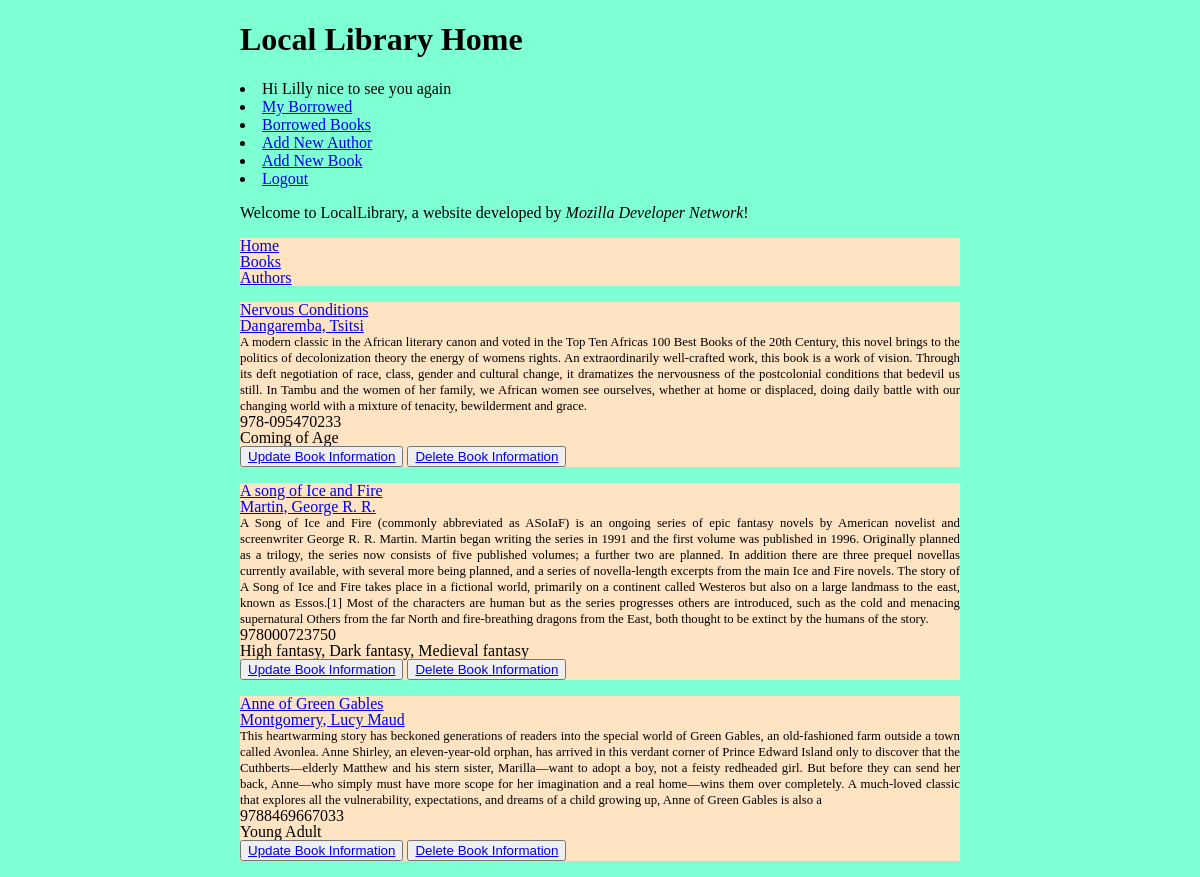
The app's page /catalog/books/ (signed in), older data.
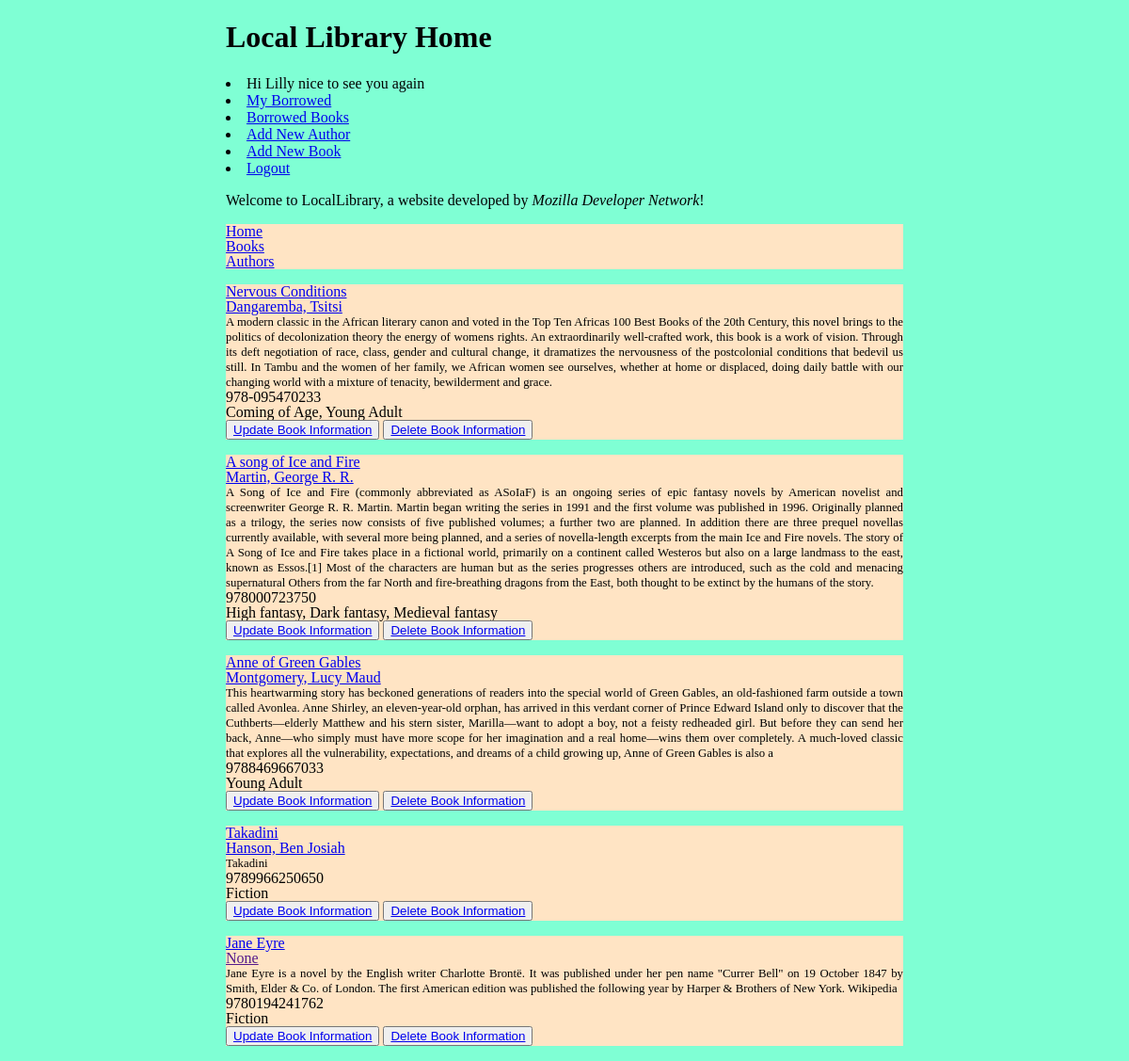
The same page, newer data.
### catalog/models.py (models this page shows, shortened)
class Book(models.Model):
    title = models.CharField(max_length=200)
    author = models.ForeignKey('Author', on_delete=models.SET_NULL, null=True)
    summary = models.TextField(max_length=1000, help_text='Enter a brief description of the book')
    isbn = models.CharField('ISBN', max_length=13, unique=True,
                             help_text='13 Character <a href="https://www.isbn-international.org/content/what-isbn">ISBN number</a>')
    genre = models.ManyToManyField(Genre, help_text='Select a genre for this book')
    def get_absolute_url(self):
        return reverse('book-detail', args=[str(self.id)])
    def display_genre(self):
       return ', '.join(genre.name for genre in self.genre.all()[:3])
    display_genre.short_description = 'Genre'

class Author(models.Model):
    first_name = models.CharField(max_length=100)
    last_name = models.CharField(max_length=100)
    date_of_birth = models.DateField(null=True, blank=True)
    date_of_death = models.DateField('Died', null=True, blank=True)
    class Meta:
        ordering = ['last_name']
    def get_absolute_url(self):
        return reverse('author-detail', args=[str(self.id)])
    def __str__(self):
        return f'{self.last_name}, {self.first_name}'

class Genre(models.Model):
    name = models.CharField(max_length=200, help_text='Enter a book genre (e.g. Science Fiction)')
    def __str__(self):
     return self.name

### catalog/views.py (the view)
# urls.py: path('books/',views.BookList.as_view(),name='books'),
class BookList(LoginRequiredMixin,ListView):
    model=models.Book
    context_object_name='book_list'
    queryset=models.Book.objects.all()[:10]
    template_name='books.html'
    paginate_by = 5
    def get_context_data(self, **kwargs):
        context = super(BookList,self).get_context_data(**kwargs)
        context['some_data']= 'This is just some data'
        return context

### catalog/templates/books.html (shortened to what this page needs)
{% extends 'base.html' %}
{% block content%}
{% for book in book_list %}
<ul>
    <li class="book-title"> <a href="{{ book.get_absolute_url }}">{{ book.title }}</a> </li>
    <li class="book-author">  <a href="{{ book.author.get_absolute_url }}"> {{ book.author }}</a></li>
    <li class="book-summary">{{ book.summary }}</li>
    <li class="book-isbn">{{ book.isbn }}</li>
    <li class="book-genre">{{ book.genre.all|join:", " }}</li>
    <button><a href="{% url 'book-update' book.pk %}">Update Book Information</a></button>
    <button><a href="{% url 'book-delete' book.pk %}">Delete Book Information</a></button>
</ul>
{% empty %}
    <p>There are no books in the library.</p>
{% endfor %}
{% endblock %}

### catalog/templates/base.html (shortened to what this page needs)
<!DOCTYPE html>
<html lang="en">
<head>
    {% load static %}
  <link rel="stylesheet" href="{% static 'css/style.css'%}">
</head>
<body>
  <h1>Local Library Home</h1>
  <div>
    {% if user.is_authenticated %}
     <li>Hi {{ user.get_username }} nice to see you again</li>
     <li><a href="{% url 'my-borrowed' %}">My Borrowed</a></li>
     <li><a href="{% url 'borrowed-books' %}">Borrowed Books</a></li>
     <li><a href="{% url 'author-create' %}">Add New Author</a></li>
     <li><a href="{% url 'book-create' %}">Add New Book</a></li>
     <li><a href="{% url 'logout' %}?next={{ request.path }}">Logout</a></li>
   {% else %}
     <li><a href="{% url 'login' %}?next={{ request.path }}">Login</a></li>
   {% endif %}
  </div>
  <p>Welcome to LocalLibrary, a website developed by <em>Mozilla Developer Network</em>!</p>
  <ul>
    <li><a href="{% url 'home' %}"> Home</a></li>
    <li><a href="{% url 'books' %}">Books</a></li>
    <li><a href="{% url 'authors' %}">Authors</a></li>
  </ul>
  {% block content %}{% endblock %}
</body>
</html>

### catalog/static/css/style.css (style rules this page uses)
body { background-color: aquamarine; margin: 0 auto; width: 60% }
ul { list-style: none; padding: 0; line-height: 1rem; background-color: bisque; }
.book-title { line-height: 1rem; font-weight: 400; }
.book-summary { line-height: 1rem; text-align: justify; font-size: 0.8rem; }

Row changes from the older to the newer data that the page shows:
computed for Book "Nervous Conditions": genre.all "Coming of Age" → "Coming of Age, Young Adult"
added Book: title "Takadini", author "Hanson, Ben Josiah", summary "Takadini", isbn "9789966250650", genre.all "Fiction"
added Book: title "Jane Eyre", author "None", summary "Jane Eyre is a novel by the English writer Charlotte Brontë. It was published under her pen name \"Currer Bell\" on 19 October 1847 by Smith, Elder & Co. of London. The first American edition was published the following year by Harper & Brothers of New York. Wikipedia", isbn "9780194241762", genre.all "Fiction"
